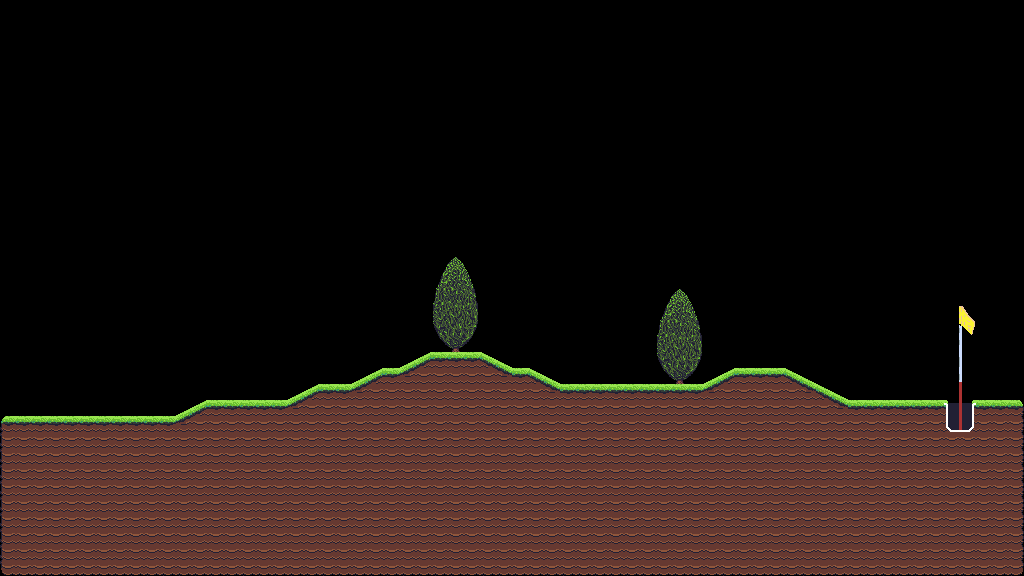

The image is a tile-based game level rendered from a .tmx file. Its description and source (layers, tilesets, objects; grid data summarised) follow:
An orthogonal 64x36 tile map with 16x16 px tiles, 1 tile layer (Level), 2 tilesets and 206 objects (119x collide, 2x juniper, 2x finish).

<map version="1.10" tiledversion="1.11.1" orientation="orthogonal" renderorder="right-down" width="64" height="36" tilewidth="16" tileheight="16" infinite="0" nextlayerid="8" nextobjectid="7654">
 <tileset firstgid="1" name="prototype" tilewidth="16" tileheight="16" tilecount="128" columns="16">
  <image source="images/prototype.png" width="256" height="128" />
  <tile id="0" type="ground" />
  <tile id="1" type="ground" />
  <tile id="2" type="ground" />
  <tile id="3" type="ground" />
  <tile id="4" type="ground" />
 </tileset>
 <tileset firstgid="129" name="all2" tilewidth="16" tileheight="16" tilecount="210" columns="14">
  <image source="images/all2.png" width="224" height="244" />
 </tileset>
 <layer id="1" name="Level" width="64" height="36">
  <data>[2304 cells, 804 non-empty, 52 distinct tile ids]</data>
 </layer>
 <objectgroup id="7" name="Bushes_Leaf_Object">
  <object id="7496" name="juniper" x="432" y="256" width="51" height="94.5" />
  <object id="7505" name="juniper" x="656" y="288" width="51" height="94.5" />
 </objectgroup>
 <objectgroup id="6" name="Bushes_Object">
  <object id="7492" x="437.818" y="286.546">
   <polygon points="0,0 18,-28.7273 34,-0.181818" />
  </object>
  <object id="7493" x="437.909" y="287.647">
   <polygon points="0,0 34,-0.919192 38.9091,31.6202 -3.81818,32.1717" />
  </object>
  <object id="7494" x="433.909" y="320.553">
   <polygon points="0,0 42.8182,-0.643514 37.5455,15.5363 5.54545,15.7201" />
  </object>
  <object id="7495" x="440" y="336.916">
   <polygon points="0,0 31.0909,-0.280098 21,9.71007 11.1818,10.0835" />
  </object>
  <object id="7492" x="437.818" y="286.546">
   <polygon points="0,0 18,-28.7273 34,-0.181818" />
  </object>
  <object id="7493" x="437.909" y="287.647">
   <polygon points="0,0 34,-0.919192 38.9091,31.6202 -3.81818,32.1717" />
  </object>
  <object id="7494" x="433.909" y="320.553">
   <polygon points="0,0 42.8182,-0.643514 37.5455,15.5363 5.54545,15.7201" />
  </object>
  <object id="7495" x="440" y="336.916">
   <polygon points="0,0 31.0909,-0.280098 21,9.71007 11.1818,10.0835" />
  </object>
  <object id="7501" x="661.818" y="318.546">
   <polygon points="0,0 18,-28.7273 34,-0.181818" />
  </object>
  <object id="7502" x="661.909" y="319.647">
   <polygon points="0,0 34,-0.919192 38.9091,31.6202 -3.81818,32.1717" />
  </object>
  <object id="7503" x="657.909" y="352.553">
   <polygon points="0,0 42.8182,-0.643514 37.5455,15.5363 5.54545,15.7201" />
  </object>
  <object id="7504" x="664" y="368.916">
   <polygon points="0,0 31.0909,-0.280098 21,9.71007 11.1818,10.0835" />
  </object>
  <object id="7501" x="661.818" y="318.546">
   <polygon points="0,0 18,-28.7273 34,-0.181818" />
  </object>
  <object id="7502" x="661.909" y="319.647">
   <polygon points="0,0 34,-0.919192 38.9091,31.6202 -3.81818,32.1717" />
  </object>
  <object id="7503" x="657.909" y="352.553">
   <polygon points="0,0 42.8182,-0.643514 37.5455,15.5363 5.54545,15.7201" />
  </object>
  <object id="7504" x="664" y="368.916">
   <polygon points="0,0 31.0909,-0.280098 21,9.71007 11.1818,10.0835" />
  </object>
 </objectgroup>
 <objectgroup id="2" name="Ground_Object">
  <object id="7441" type="collide" x="1008" y="400" width="16" height="16" />
  <object id="7442" type="collide" x="0" y="416" width="16" height="16" />
  <object id="7443" type="collide" x="384" y="368" width="16" height="16" />
  <object id="7444" type="collide" x="512" y="368" width="16" height="16" />
  <object id="7445" type="collide" x="736" y="368" width="16" height="16" />
  <object id="7446" type="collide" x="752" y="368" width="16" height="16" />
  <object id="7447" type="collide" x="768" y="368" width="16" height="16" />
  <object id="7448" type="collide" x="320" y="384" width="16" height="16" />
  <object id="7449" type="collide" x="336" y="384" width="16" height="16" />
  <object id="7450" type="collide" x="560" y="384" width="16" height="16" />
  <object id="7451" type="collide" x="576" y="384" width="16" height="16" />
  <object id="7452" type="collide" x="592" y="384" width="16" height="16" />
  <object id="7453" type="collide" x="608" y="384" width="16" height="16" />
  <object id="7454" type="collide" x="624" y="384" width="16" height="16" />
  <object id="7455" type="collide" x="640" y="384" width="16" height="16" />
  <object id="7456" type="collide" x="208" y="400" width="16" height="16" />
  <object id="7457" type="collide" x="224" y="400" width="16" height="16" />
  <object id="7458" type="collide" x="240" y="400" width="16" height="16" />
  <object id="7459" type="collide" x="256" y="400" width="16" height="16" />
  <object id="7460" type="collide" x="272" y="400" width="16" height="16" />
  <object id="7461" type="collide" x="848" y="400" width="16" height="16" />
  <object id="7462" type="collide" x="864" y="400" width="16" height="16" />
  <object id="7463" type="collide" x="880" y="400" width="16" height="16" />
  <object id="7464" type="collide" x="896" y="400" width="16" height="16" />
  <object id="7465" type="collide" x="912" y="400" width="16" height="16" />
  <object id="7466" type="collide" x="928" y="400" width="16" height="16" />
  </objectgroup>
 <objectgroup id="3" name="Hole_Object">
  <!-- 8 objects omitted --></objectgroup>
 <objectgroup id="5" name="Spawn_Object">
  <!-- 1 objects omitted --></objectgroup>
</map>
<!-- 162 of 206 objects omitted -->
